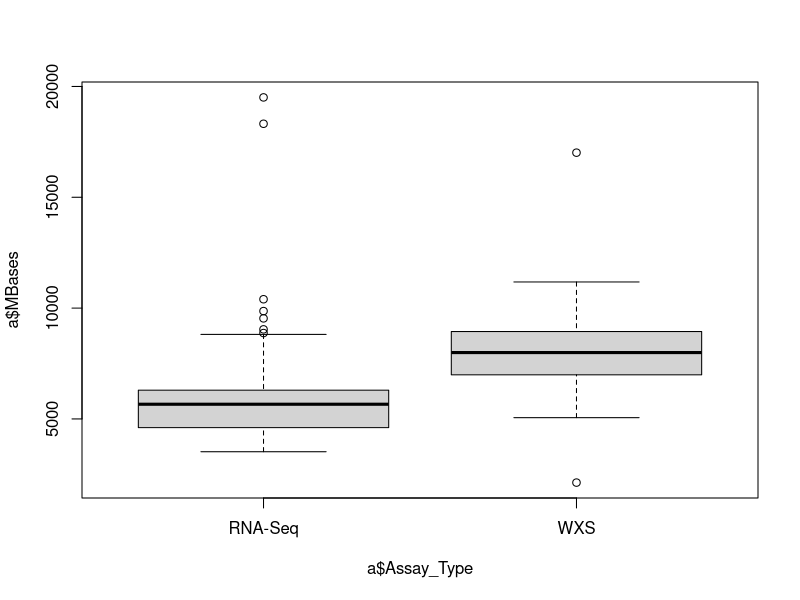

This chart was generated by the following R code:
a=read.table('SraRunTable.txt',header =T,##读入txt文件，有表头
             sep = '\t')##以制表符分隔
sort(a$MBases,decreasing = T)[1]##排序，a中索引MBases列，从大到小排序，并[1]取最大值
max(a$MBases)##a中MBases列的最大值
min(a$MBases)##a中MBases列的最小值
fivenum(a$MBases)##求a中MBases列的五个数：最小值，1/4处值，1/2处值，3/4处值，最大值
a$MBases
table(a$MBases<5000)##计算该列大于5000和小于5000的数的个数
boxplot(a$MBases~a$Assay_Type)##用MBases列和Assay_Type列绘制箱线图,用于展示一组数据的总体分布
table(a$Assay_Type)##统计该列元素频次
wes=a[a$Assay_Type=='WXS',]##取出a中Assay_Type列中为WXS的行，==意为赋值
rna=a[a$Assay_Type=='RNA-Seq',]##取出a中Assay_Type列中为RNA-Seq的行
fivenum(wes$MBases)##求wes表中MBases列的五个数：最小值，1/4处值，1/2处值，3/4处值，最大值
fivenum(rna$MBases)##求rna表中MBases列的五个数：最小值，1/4处值，1/2处值，3/4处值，最大值



